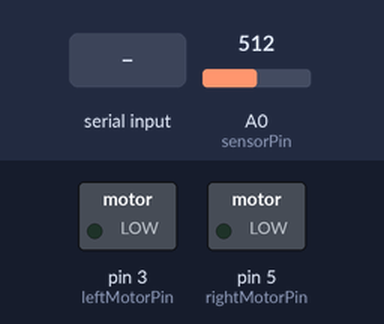
The sketch below on a simulated Arduino Mega 2560, built with avr-gcc and run on an emulated ATmega2560. On the bench: switched loads named in the sketch (green lamp = pin HIGH). The inputs (shaded band) are chosen by the test bench; at power-on: A0 (sensorPin) = 512.

Above: at 1.2 s.
1.3 s: "F" received over the second serial link
At 1.9 s:
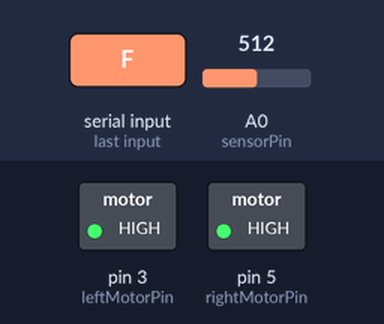
2.8 s: "L" received over the second serial link
At 4.0 s:
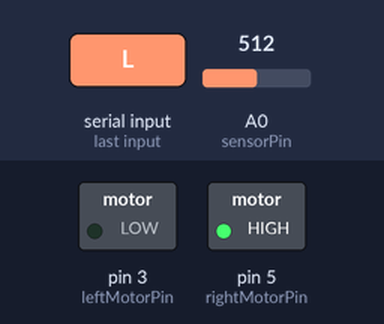
4.3 s: "R" received over the second serial link
At 5.4 s:
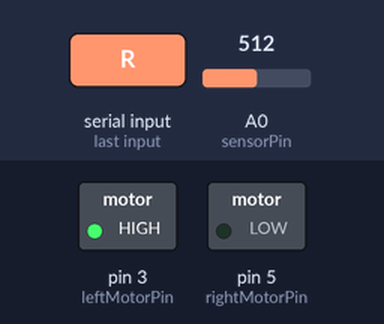
5.8 s: "S" received over the second serial link
At 6.5 s:
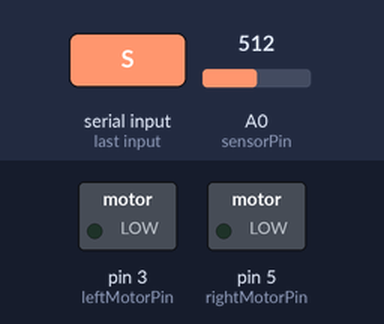
Timing chart, 0 to 8.3 s (numbered marks = the images above; inputs shaded):
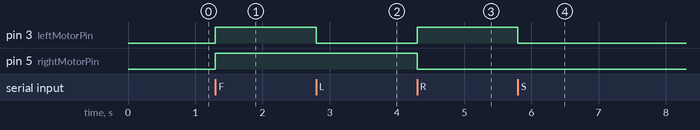

The sketch:

motor_control_and_obstacle_detection.ino
```cpp
const int rxPin = 10; // RX pin of Arduino connected to TX pin of Maker Mini Sumo Controller
const int txPin = 11; // TX pin of Arduino connected to RX pin of Maker Mini Sumo Controller

const int sensorPin = A0; // Example sensor pin (analog sensor)

const int leftMotorPin = 3; // Pin for left motor control
const int rightMotorPin = 5; // Pin for right motor control

void setup() {
  Serial.begin(9600); // Initialize Serial Monitor
  Serial1.begin(9600); // Initialize Serial communication with Maker Mini Sumo Controller

  pinMode(sensorPin, INPUT); // Set sensor pin as input
  pinMode(leftMotorPin, OUTPUT); // Set left motor pin as output
  pinMode(rightMotorPin, OUTPUT); // Set right motor pin as output
}

void loop() {
  if (Serial1.available()) {
    char data = Serial1.read(); // Read data from Maker Mini Sumo Controller

    // Motor Control Logic
    if (data == 'S') {
      stopMotors();
    } else if (data == 'F') {
      moveForward();
    } else if (data == 'B') {
      moveBackward();
    } else if (data == 'L') {
      turnLeft();
    } else if (data == 'R') {
      turnRight();
    }

    // Read sensor value and include additional status conditions
    int sensorValue = analogRead(sensorPin);
    if (sensorValue > 800) {
      Serial.println("Obstacle Detected!");
      stopMotors(); // Stop motors if an obstacle is detected
    }
  }
}

// Motor Control Functions
void stopMotors() {
  digitalWrite(leftMotorPin, LOW);
  digitalWrite(rightMotorPin, LOW);
}

void moveForward() {
  digitalWrite(leftMotorPin, HIGH);
  digitalWrite(rightMotorPin, HIGH);
  // Add any specific motor control code for moving forward
}

void moveBackward() {
  digitalWrite(leftMotorPin, LOW);
  digitalWrite(rightMotorPin, LOW);
  // Add motor control code for moving backward
}

void turnLeft() {
  digitalWrite(leftMotorPin, LOW);
  digitalWrite(rightMotorPin, HIGH);
  // Add motor control code for turning left
}

void turnRight() {
  digitalWrite(leftMotorPin, HIGH);
  digitalWrite(rightMotorPin, LOW);
  // Add motor control code for turning right
}
```

Measured:
- after the input at 1.3 s, pin 3 (leftMotorPin), pin 5 (rightMotorPin): LOW → HIGH at once
- after the input at 2.8 s, pin 3 (leftMotorPin): HIGH → LOW at once
- after the input at 4.3 s, pin 3 (leftMotorPin): LOW → HIGH at once; pin 5 (rightMotorPin): HIGH → LOW at once
- after the input at 5.8 s, pin 3 (leftMotorPin): HIGH → LOW at once
